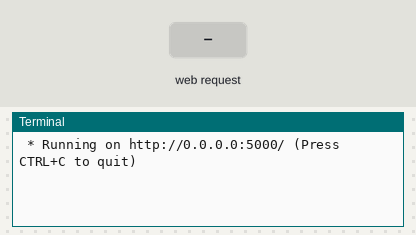
A program run on a simulated Raspberry Pi (BCM pin numbers). Shown: the last lines printed to the terminal. The inputs (shaded band) are chosen by the test bench. The camera gives no picture and a still takes 0.5 s; threads take turns every 2 ms; the clock reads 2024-03-15 10:24:30 at power-on unless the program sets it. At 9.8 s the program stops and its outputs stay as they are.

Above: at 3.2 s.
3.3 s: HTTP request for / received
At 4.0 s:
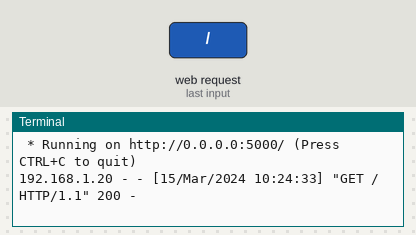
4.8 s: HTTP request for /capture received
At 5.2 s:
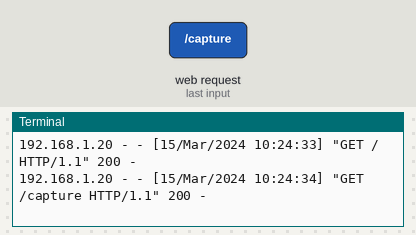
6.3 s: HTTP request for /check_shutdown received
At 7.3 s:
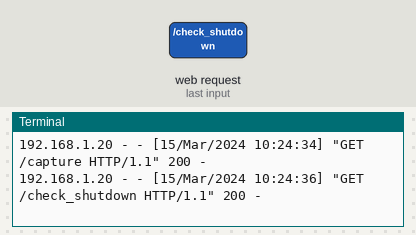
7.8 s: HTTP request for /stop received
At 8.7 s:
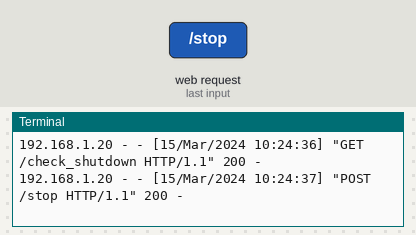

The program:

get_img_data.py
```python
from flask import Flask, Response, render_template_string, request, redirect, url_for
from picamera2 import Picamera2
import io
import threading
import time
import os
import signal
app = Flask(__name__)

# Global variables
base_dir = "dataset"
picam2 = None
frame = None
frame_lock = threading.Lock()
capture_counts = {}
current_label = None
shutdown_event = threading.Event()


def initialize_camera():
    global picam2
    picam2 = Picamera2()
    config = picam2.create_preview_configuration(main={"size": (320, 240)})
    picam2.configure(config)
    picam2.start()
    time.sleep(2) # Wait for camera to warm up


def get_frame():
    global frame
    while not shutdown_event.is_set():
        stream = io.BytesIO()
        picam2.capture_file(stream, format='jpeg')
        with frame_lock:
            frame = stream.getvalue()
        time.sleep(0.1) # Adjust as needed for smooth preview


def generate_frames():
    while not shutdown_event.is_set():
        with frame_lock:
            if frame is not None:
                yield (b'--frame\r\n'
                        b'Content-Type: image/jpeg\r\n\r\n' + frame + b'\r\n')
        time.sleep(0.1) # Adjust as needed for smooth streaming


def shutdown_server():
    shutdown_event.set()
    if picam2:
        picam2.stop()
    # Give some time for other threads to finish
    time.sleep(2)
    # Send SIGINT to the main process
    os.kill(os.getpid(), signal.SIGINT)


@app.route('/', methods=['GET', 'POST'])
def index():
    global current_label
    if request.method == 'POST':
        current_label = request.form['label']
        if current_label not in capture_counts:
            capture_counts[current_label] = 0
        os.makedirs(os.path.join(base_dir, current_label), exist_ok=True)
        return redirect(url_for('capture_page'))
    return render_template_string('''
        <!DOCTYPE html>
            <html>
            <head>
                <title>Dataset Capture - Label Entry</title>
            </head>
            <body>
                <h1>Enter Label for Dataset</h1>
                <form method="post">
                    <input type="text" name="label" required>
                    <input type="submit" value="Start Capture">
                </form>
            </body>
            </html>
        ''')

@app.route('/capture')
def capture_page():
    return render_template_string('''
    <!DOCTYPE html>
    <html>
    <head>
        <title>Dataset Capture</title>
        <script>
            var shutdownInitiated = false;
            function checkShutdown() {
                if (!shutdownInitiated) {
                    fetch('/check_shutdown')
                    .then(response => response.json())
                    .then(data => {
                        if (data.shutdown) {
                            shutdownInitiated = true;
                            document.getElementById('video-feed').style.display = 'none';
                            document.getElementById('shutdown-message').style.display = 'block';
                        }
                    });
                }
            }
            setInterval(checkShutdown, 1000); // Check every second
        </script>
    </head>
    <body>
        <h1>Dataset Capture</h1>
        <p>Current Label: {{ label }}</p>
        <p>Images captured for this label: {{ capture_count }}</p>
        <img id="video-feed" src="{{ url_for('video_feed') }}" width="640" height="480" />
        <div id="shutdown-message" style="display: none; color: red;">
            Capture process has been stopped. You can close this window.
        </div>
        <form action="/capture_image" method="post">
            <input type="submit" value="Capture Image">
        </form>
        <form action="/stop" method="post">
            <input type="submit" value="Stop Capture" style="background-color: #ff6666;">
        </form>
        <form action="/" method="get">
            <input type="submit" value="Change Label" style="background-color: #ffff66;">
        </form>
    </body>
    </html>
    ''', label=current_label, capture_count=capture_counts.get(current_label, 0))


@app.route('/video_feed')
def video_feed():
    return Response(generate_frames(),
                    mimetype='multipart/x-mixed-replace; boundary=frame')

@app.route('/capture_image', methods=['POST'])
def capture_image():
    global capture_counts
    if current_label and not shutdown_event.is_set():
        capture_counts[current_label] += 1
        timestamp = time.strftime("%Y%m%d-%H%M%S")
        filename = f"image_{timestamp}.jpg"
        full_path = os.path.join(base_dir, current_label, filename)
        picam2.capture_file(full_path)
    return redirect(url_for('capture_page'))


@app.route('/stop', methods=['POST'])
def stop():
    summary = render_template_string('''
        <!DOCTYPE html>
        <html>
        <head>
           <title>Dataset Capture - Stopped</title>
        </head>
        <body>
            <h1>Dataset Capture Stopped</h1>
            <p>The capture process has been stopped. You can close this w<p>Summary of captures:</p>
            <ul>
            {% for label, count in capture_counts.items() %}
                <li>{{ label }}: {{ count }} images</li>
            {% endfor %}
            </ul>
        </body>
        </html>
        ''', capture_counts=capture_counts)
    # Start a new thread to shutdown the server
    threading.Thread(target=shutdown_server).start()
    return summary

@app.route('/check_shutdown')
def check_shutdown():
    return {'shutdown': shutdown_event.is_set()}

if __name__ == '__main__':
    initialize_camera()
    threading.Thread(target=get_frame, daemon=True).start()
    app.run(host='0.0.0.0', port=5000, threaded=True)
```

Measured:
- after the input at 3.3 s, the terminal: prints a new line at once (image 1)
- after the input at 4.8 s, the terminal: prints a new line at once (image 2)
- after the input at 6.3 s, the terminal: prints a new line at once (image 3)
- after the input at 7.8 s, the terminal: prints a new line at once (image 4)
